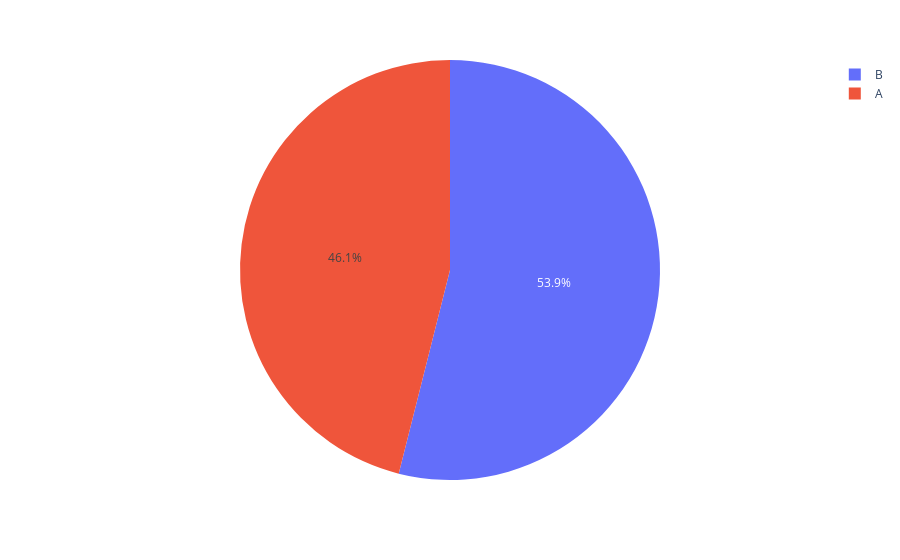

Notebook cell for this chart:
### Markdown cell above
Good. Now lets verify we didn't distort the distribution between groups and b after removing values

### Code cell
df = orders_min['group'].value_counts().reset_index()
fig = px.pie(df, values='group', names='index')
fig.show()

### Figure 1 — Plotly figure (JSON) as saved in the notebook; plotly's stock layout.template omitted (floating-point values rounded to 4 significant figures)
{"data": [{"domain": {"x": [0, 1], "y": [0, 1]}, "hovertemplate": "index=%{label}<br>group=%{value}<extra></extra>", "labels": ["B", "A"], "legendgroup": "", "name": "", "showlegend": true, "type": "pie", "values": [556, 475]}], "layout": {"legend": {"tracegroupgap": 0}, "margin": {"t": 60}}}
